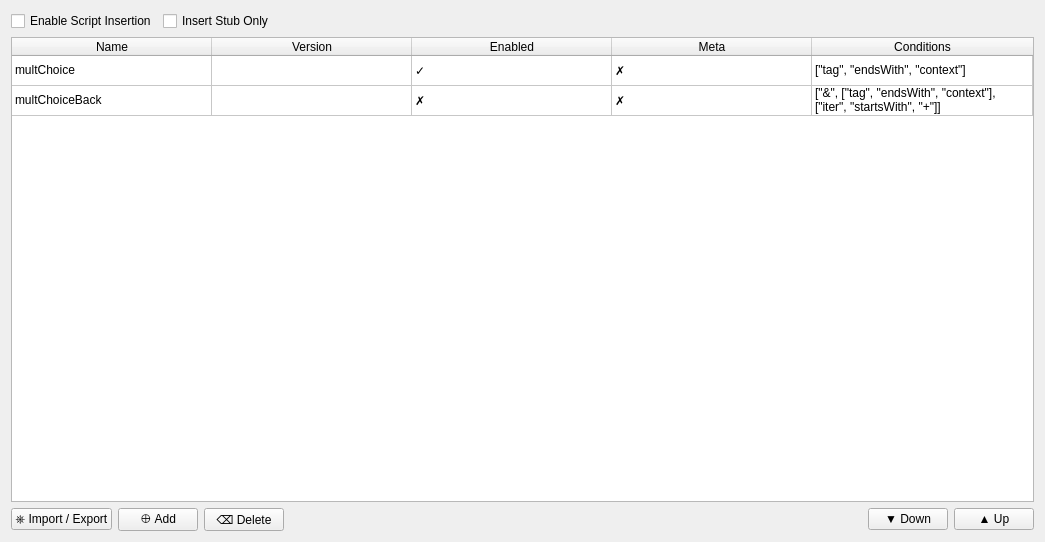
<?xml version="1.0" encoding="UTF-8"?>
<ui version="4.0">
 <class>AMScriptTab</class>
 <widget class="QWidget" name="AMScriptTab">
  <property name="geometry">
   <rect>
    <x>0</x>
    <y>0</y>
    <width>1045</width>
    <height>542</height>
   </rect>
  </property>
  <property name="windowTitle">
   <string>Form</string>
  </property>
  <layout class="QGridLayout" name="gridLayout">
   <item row="9" column="0">
    <widget class="QPushButton" name="importButton">
     <property name="text">
      <string>⎈ Import / Export</string>
     </property>
    </widget>
   </item>
   <item row="8" column="0" colspan="6">
    <widget class="QTableWidget" name="scriptsTable">
     <property name="editTriggers">
      <set>QAbstractItemView::NoEditTriggers</set>
     </property>
     <property name="dragEnabled">
      <bool>false</bool>
     </property>
     <property name="dragDropOverwriteMode">
      <bool>false</bool>
     </property>
     <property name="alternatingRowColors">
      <bool>false</bool>
     </property>
     <property name="selectionMode">
      <enum>QAbstractItemView::SingleSelection</enum>
     </property>
     <property name="selectionBehavior">
      <enum>QAbstractItemView::SelectRows</enum>
     </property>
     <property name="showGrid">
      <bool>true</bool>
     </property>
     <property name="gridStyle">
      <enum>Qt::SolidLine</enum>
     </property>
     <property name="sortingEnabled">
      <bool>false</bool>
     </property>
     <property name="cornerButtonEnabled">
      <bool>false</bool>
     </property>
     <attribute name="horizontalHeaderCascadingSectionResizes">
      <bool>false</bool>
     </attribute>
     <attribute name="horizontalHeaderDefaultSectionSize">
      <number>200</number>
     </attribute>
     <attribute name="horizontalHeaderStretchLastSection">
      <bool>true</bool>
     </attribute>
     <attribute name="verticalHeaderVisible">
      <bool>false</bool>
     </attribute>
     <attribute name="verticalHeaderCascadingSectionResizes">
      <bool>true</bool>
     </attribute>
     <attribute name="verticalHeaderHighlightSections">
      <bool>true</bool>
     </attribute>
     <attribute name="verticalHeaderShowSortIndicator" stdset="0">
      <bool>false</bool>
     </attribute>
     <row>
      <property name="text">
       <string>Script 1</string>
      </property>
     </row>
     <row>
      <property name="text">
       <string>Script 2</string>
      </property>
     </row>
     <column>
      <property name="text">
       <string>Name</string>
      </property>
     </column>
     <column>
      <property name="text">
       <string>Version</string>
      </property>
     </column>
     <column>
      <property name="text">
       <string>Enabled</string>
      </property>
     </column>
     <column>
      <property name="text">
       <string>Meta</string>
      </property>
     </column>
     <column>
      <property name="text">
       <string>Conditions</string>
      </property>
     </column>
     <item row="0" column="0">
      <property name="text">
       <string>multChoice</string>
      </property>
     </item>
     <item row="0" column="2">
      <property name="text">
       <string>✓</string>
      </property>
     </item>
     <item row="0" column="3">
      <property name="text">
       <string>✗</string>
      </property>
     </item>
     <item row="0" column="4">
      <property name="text">
       <string>[&quot;tag&quot;, &quot;endsWith&quot;, &quot;context&quot;]</string>
      </property>
     </item>
     <item row="1" column="0">
      <property name="text">
       <string>multChoiceBack</string>
      </property>
     </item>
     <item row="1" column="2">
      <property name="text">
       <string>✗</string>
      </property>
     </item>
     <item row="1" column="3">
      <property name="text">
       <string>✗</string>
      </property>
     </item>
     <item row="1" column="4">
      <property name="text">
       <string>[&quot;&amp;&quot;, [&quot;tag&quot;, &quot;endsWith&quot;, &quot;context&quot;], [&quot;iter&quot;, &quot;startsWith&quot;, &quot;+&quot;]]</string>
      </property>
     </item>
    </widget>
   </item>
   <item row="9" column="1">
    <widget class="QPushButton" name="addPushButton">
     <property name="text">
      <string>⊕ Add</string>
     </property>
    </widget>
   </item>
   <item row="9" column="5">
    <widget class="QPushButton" name="upPushButton">
     <property name="text">
      <string>▲ Up</string>
     </property>
    </widget>
   </item>
   <item row="9" column="3">
    <spacer name="horizontalSpacer">
     <property name="orientation">
      <enum>Qt::Horizontal</enum>
     </property>
     <property name="sizeHint" stdset="0">
      <size>
       <width>40</width>
       <height>20</height>
      </size>
     </property>
    </spacer>
   </item>
   <item row="9" column="4">
    <widget class="QPushButton" name="downPushButton">
     <property name="text">
      <string>▼ Down</string>
     </property>
    </widget>
   </item>
   <item row="9" column="2">
    <widget class="QPushButton" name="deletePushButton">
     <property name="text">
      <string>⌫ Delete</string>
     </property>
    </widget>
   </item>
   <item row="4" column="0" rowspan="4" colspan="6">
    <layout class="QHBoxLayout" name="horizontalLayout">
     <item>
      <widget class="QCheckBox" name="enableCheckBox">
       <property name="text">
        <string>Enable Script Insertion</string>
       </property>
      </widget>
     </item>
     <item>
      <widget class="QCheckBox" name="insertStubCheckBox">
       <property name="text">
        <string>Insert Stub Only</string>
       </property>
      </widget>
     </item>
     <item>
      <spacer name="horizontalSpacer_inHl">
       <property name="orientation">
        <enum>Qt::Horizontal</enum>
       </property>
       <property name="sizeHint" stdset="0">
        <size>
         <width>40</width>
         <height>20</height>
        </size>
       </property>
      </spacer>
     </item>
    </layout>
   </item>
  </layout>
 </widget>
 <resources/>
 <connections>
  <connection>
   <sender>scriptsTable</sender>
   <signal>cellActivated(int,int)</signal>
   <receiver>deletePushButton</receiver>
   <slot>toggle()</slot>
   <hints>
    <hint type="sourcelabel">
     <x>450</x>
     <y>108</y>
    </hint>
    <hint type="destinationlabel">
     <x>171</x>
     <y>230</y>
    </hint>
   </hints>
  </connection>
 </connections>
</ui>
